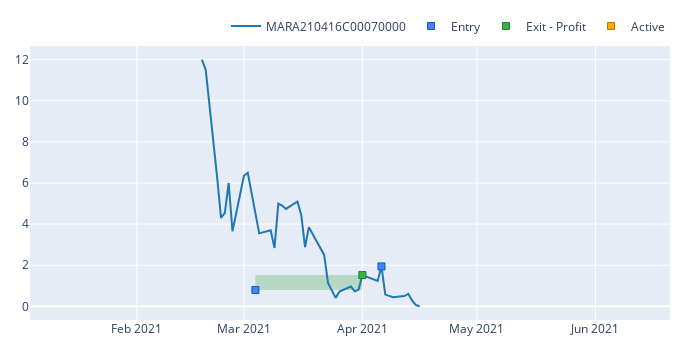
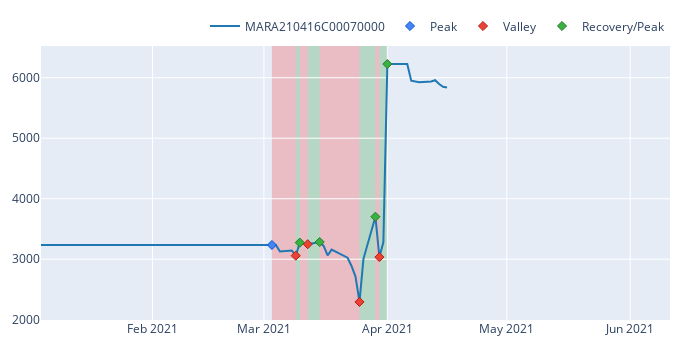
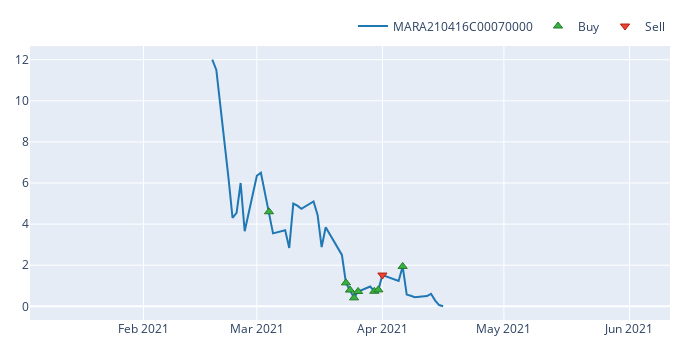
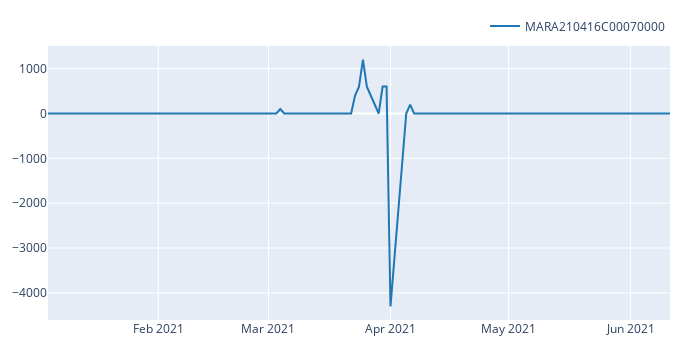

Notebook code for these charts, in order:
### Code cell
# get single cidx
# cidx = [i for i,c in enumerate(contracts) if 'AMC210528C00012000' in c][0]
# cidx = [i for i,c in enumerate(contracts) if 'AMC210521C00014000' in c][0]
# cidx = [i for i,c in enumerate(contracts) if 'BB210521C00011000' in c][0]
symbol = 'MARA210416C00070000' #'NUE210521C00085000'#'AAL210521C00025000'
cidx = [i for i,c in enumerate(contracts) if symbol in c][0]

# cidx = 172
portfolio.trades[contracts[cidx][:4]][contracts[cidx][-1]].plot().show()
# portfolio[contracts[cidx][:4]][contracts[cidx][-1]].cumulative_returns().vbt.plot().show()
portfolio[contracts[cidx][:4]][contracts[cidx][-1]].get_drawdowns().plot().show()
portfolio.orders[contracts[cidx][:4]][contracts[cidx][-1]].plot().show()
entry_exit_size_df[contracts[cidx][:4]][contracts[cidx][-1]].vbt.plot().show()

# portfolio.trades['expiration']['Call']['AMC']['2021-03-05']['AMC210305C00007000'].plot().show()
# portfolio['expiration']['Call']['AMC']['2021-03-05']['AMC210305C00007000'].cumulative_returns().vbt.plot()

### Figure 1 — Plotly figure (JSON) as saved in the notebook; plotly's stock layout.template omitted (floating-point values rounded to 4 significant figures)
{"data": [{"line": {"color": "#1f77b4"}, "name": "MARA210416C00070000", "showlegend": true, "type": "scatter", "uid": "66ef7dee-05f9-4c00-b624-519ed97f92fc", "x": ["2021-01-04T00:00:00", "2021-01-05T00:00:00", "2021-01-06T00:00:00", "2021-01-07T00:00:00", "2021-01-08T00:00:00", "2021-01-11T00:00:00", "2021-01-12T00:00:00", "2021-01-13T00:00:00", "2021-01-14T00:00:00", "2021-01-15T00:00:00", "2021-01-19T00:00:00", "2021-01-20T00:00:00", "2021-01-21T00:00:00", "2021-01-22T00:00:00", "2021-01-25T00:00:00", "2021-01-26T00:00:00", "2021-01-27T00:00:00", "2021-01-28T00:00:00", "2021-01-29T00:00:00", "2021-02-01T00:00:00", "2021-02-02T00:00:00", "2021-02-03T00:00:00", "2021-02-04T00:00:00", "2021-02-05T00:00:00", "2021-02-08T00:00:00", "2021-02-09T00:00:00", "2021-02-10T00:00:00", "2021-02-11T00:00:00", "2021-02-12T00:00:00", "2021-02-16T00:00:00", "2021-02-17T00:00:00", "2021-02-18T00:00:00", "2021-02-19T00:00:00", "2021-02-22T00:00:00", "2021-02-23T00:00:00", "2021-02-24T00:00:00", "2021-02-25T00:00:00", "2021-02-26T00:00:00", "2021-03-01T00:00:00", "2021-03-02T00:00:00", "2021-03-03T00:00:00", "2021-03-04T00:00:00", "2021-03-05T00:00:00", "2021-03-08T00:00:00", "2021-03-09T00:00:00", "2021-03-10T00:00:00", "2021-03-11T00:00:00", "2021-03-12T00:00:00", "2021-03-15T00:00:00", "2021-03-16T00:00:00", "2021-03-17T00:00:00", "2021-03-18T00:00:00", "2021-03-19T00:00:00", "2021-03-22T00:00:00", "2021-03-23T00:00:00", "2021-03-24T00:00:00", "2021-03-25T00:00:00", "2021-03-26T00:00:00", "2021-03-29T00:00:00", "2021-03-30T00:00:00", "2021-03-31T00:00:00", "2021-04-01T00:00:00", "2021-04-05T00:00:00", "2021-04-06T00:00:00", "2021-04-07T00:00:00", "2021-04-08T00:00:00", "2021-04-09T00:00:00", "2021-04-12T00:00:00", "2021-04-13T00:00:00", "2021-04-14T00:00:00", "2021-04-15T00:00:00", "2021-04-16T00:00:00", "2021-04-19T00:00:00", "2021-04-20T00:00:00", "2021-04-21T00:00:00", "2021-04-22T00:00:00", "2021-04-23T00:00:00", "2021-04-26T00:00:00", "2021-04-27T00:00:00", "2021-04-28T00:00:00", "2021-04-29T00:00:00", "2021-04-30T00:00:00", "2021-05-03T00:00:00", "2021-05-04T00:00:00", "2021-05-05T00:00:00", "2021-05-06T00:00:00", "2021-05-07T00:00:00", "2021-05-10T00:00:00", "2021-05-11T00:00:00", "2021-05-12T00:00:00", "2021-05-13T00:00:00", "2021-05-14T00:00:00", "2021-05-17T00:00:00", "2021-05-18T00:00:00", "2021-05-19T00:00:00", "2021-05-20T00:00:00", "2021-05-21T00:00:00", "2021-05-24T00:00:00", "2021-05-25T00:00:00", "2021-05-26T00:00:00", "2021-05-27T00:00:00", "2021-05-28T00:00:00", "2021-06-01T00:00:00", "2021-06-02T00:00:00", "2021-06-03T00:00:00", "2021-06-04T00:00:00", "2021-06-07T00:00:00", "2021-06-08T00:00:00", "2021-06-09T00:00:00", "2021-06-10T00:00:00", "2021-06-11T00:00:00"], "y": [null, null, null, null, null, null, null, null, null, null, null, null, null, null, null, null, null, null, null, null, null, null, null, null, null, null, null, null, null, null, null, 12, 11.5, 6.25, 4.3, 4.55, 6, 3.65, 6.35, 6.5, 5.55, 4.6, 3.55, 3.7, 2.84, 5, 4.9, 4.74, 5.1, 4.45, 2.88, 3.85, 3.51, 2.5, 1.14, 0.79, 0.41, 0.72, 0.96, 0.73, 0.8, 1.52, 1.23, 1.94, 0.57, 0.51, 0.44, 0.5, 0.61, 0.29, 0.06, 1e-05, null, null, null, null, null, null, null, null, null, null, null, null, null, null, null, null, null, null, null, null, null, null, null, null, null, null, null, null, null, null, null, null, null, null, null, null, null, null, null]}, {"customdata": [["58", "4100.0", "3.232", "Long", "58"], ["59", "200.0", "0.388", "Long", "59"]], "hovertemplate": "Trade Id: %{customdata[0]}<br>Date: %{x}<br>Avg. Price: %{y}<br>Size: %{customdata[1]:.6f}<br>Fees: %{customdata[2]:.6f}<br>Direction: %{customdata[3]}<br>Position Id: %{customdata[4]}", "marker": {"color": "#4285F4", "line": {"color": "rgb(11,84,205)", "width": 1}, "size": 7, "symbol": "square"}, "mode": "markers", "name": "Entry", "type": "scatter", "uid": "8e4ec570-993b-4d9c-8b18-1756c1d55b15", "x": ["2021-03-04T00:00:00", "2021-04-06T00:00:00"], "y": [0.7883, 1.94]}, {"customdata": [["58", "28 days 00:00:00", "4100.0", "6.232", "2990.536", "0.9252896039603961", "Long", "58"]], "hovertemplate": "Trade Id: %{customdata[0]}<br>Date: %{x}<br>Duration: %{customdata[1]}<br>Avg. Price: %{y}<br>Size: %{customdata[2]:.6f}<br>Fees: %{customdata[3]:.6f}<br>PnL: %{customdata[4]:.6f}<br>Return: %{customdata[5]:.2%}<br>Direction: %{customdata[6]}<br>Position Id: %{customdata[7]}", "marker": {"color": "#37B13F", "line": {"color": "rgb(38,123,44)", "width": 1}, "size": 7, "symbol": "square"}, "mode": "markers", "name": "Exit - Profit", "type": "scatter", "uid": "42e797d1-5337-49a1-8daf-2ec0c6eca56e", "x": ["2021-04-01T00:00:00"], "y": [1.52]}, {"customdata": [["59", "66 days 00:00:00", "200.0", "0.0", "nan", "nan", "Long", "59"]], "hovertemplate": "Trade Id: %{customdata[0]}<br>Date: %{x}<br>Duration: %{customdata[1]}<br>Avg. Price: %{y}<br>Size: %{customdata[2]:.6f}<br>Fees: %{customdata[3]:.6f}<br>PnL: %{customdata[4]:.6f}<br>Return: %{customdata[5]:.2%}<br>Direction: %{customdata[6]}<br>Position Id: %{customdata[7]}", "marker": {"color": "#FFAA00", "line": {"color": "rgb(178,118,0)", "width": 1}, "size": 7, "symbol": "square"}, "mode": "markers", "name": "Active", "type": "scatter", "uid": "29de5b56-b2f2-4de4-acf8-405e15e635ac", "x": ["2021-06-11T00:00:00"], "y": [null]}], "layout": {"height": 350, "legend": {"orientation": "h", "traceorder": "normal", "x": 1, "xanchor": "right", "y": 1.02, "yanchor": "bottom"}, "margin": {"b": 30, "l": 30, "r": 30, "t": 30}, "shapes": [{"fillcolor": "green", "layer": "below", "line": {"width": 0}, "opacity": 0.2, "type": "rect", "x0": "2021-03-04T00:00:00", "x1": "2021-04-01T00:00:00", "xref": "x", "y0": 0.7883, "y1": 1.52, "yref": "y"}], "width": 700}}

### Figure 2 — Plotly figure (JSON) as saved in the notebook; plotly's stock layout.template omitted (floating-point values rounded to 4 significant figures)
{"data": [{"line": {"color": "#1f77b4"}, "name": "MARA210416C00070000", "showlegend": true, "type": "scatter", "uid": "32b1d4f3-4b1e-421c-a9bf-db9f1526308e", "x": ["2021-01-04T00:00:00", "2021-01-05T00:00:00", "2021-01-06T00:00:00", "2021-01-07T00:00:00", "2021-01-08T00:00:00", "2021-01-11T00:00:00", "2021-01-12T00:00:00", "2021-01-13T00:00:00", "2021-01-14T00:00:00", "2021-01-15T00:00:00", "2021-01-19T00:00:00", "2021-01-20T00:00:00", "2021-01-21T00:00:00", "2021-01-22T00:00:00", "2021-01-25T00:00:00", "2021-01-26T00:00:00", "2021-01-27T00:00:00", "2021-01-28T00:00:00", "2021-01-29T00:00:00", "2021-02-01T00:00:00", "2021-02-02T00:00:00", "2021-02-03T00:00:00", "2021-02-04T00:00:00", "2021-02-05T00:00:00", "2021-02-08T00:00:00", "2021-02-09T00:00:00", "2021-02-10T00:00:00", "2021-02-11T00:00:00", "2021-02-12T00:00:00", "2021-02-16T00:00:00", "2021-02-17T00:00:00", "2021-02-18T00:00:00", "2021-02-19T00:00:00", "2021-02-22T00:00:00", "2021-02-23T00:00:00", "2021-02-24T00:00:00", "2021-02-25T00:00:00", "2021-02-26T00:00:00", "2021-03-01T00:00:00", "2021-03-02T00:00:00", "2021-03-03T00:00:00", "2021-03-04T00:00:00", "2021-03-05T00:00:00", "2021-03-08T00:00:00", "2021-03-09T00:00:00", "2021-03-10T00:00:00", "2021-03-11T00:00:00", "2021-03-12T00:00:00", "2021-03-15T00:00:00", "2021-03-16T00:00:00", "2021-03-17T00:00:00", "2021-03-18T00:00:00", "2021-03-19T00:00:00", "2021-03-22T00:00:00", "2021-03-23T00:00:00", "2021-03-24T00:00:00", "2021-03-25T00:00:00", "2021-03-26T00:00:00", "2021-03-29T00:00:00", "2021-03-30T00:00:00", "2021-03-31T00:00:00", "2021-04-01T00:00:00", "2021-04-05T00:00:00", "2021-04-06T00:00:00", "2021-04-07T00:00:00", "2021-04-08T00:00:00", "2021-04-09T00:00:00", "2021-04-12T00:00:00", "2021-04-13T00:00:00", "2021-04-14T00:00:00", "2021-04-15T00:00:00", "2021-04-16T00:00:00", "2021-04-19T00:00:00", "2021-04-20T00:00:00", "2021-04-21T00:00:00", "2021-04-22T00:00:00", "2021-04-23T00:00:00", "2021-04-26T00:00:00", "2021-04-27T00:00:00", "2021-04-28T00:00:00", "2021-04-29T00:00:00", "2021-04-30T00:00:00", "2021-05-03T00:00:00", "2021-05-04T00:00:00", "2021-05-05T00:00:00", "2021-05-06T00:00:00", "2021-05-07T00:00:00", "2021-05-10T00:00:00", "2021-05-11T00:00:00", "2021-05-12T00:00:00", "2021-05-13T00:00:00", "2021-05-14T00:00:00", "2021-05-17T00:00:00", "2021-05-18T00:00:00", "2021-05-19T00:00:00", "2021-05-20T00:00:00", "2021-05-21T00:00:00", "2021-05-24T00:00:00", "2021-05-25T00:00:00", "2021-05-26T00:00:00", "2021-05-27T00:00:00", "2021-05-28T00:00:00", "2021-06-01T00:00:00", "2021-06-02T00:00:00", "2021-06-03T00:00:00", "2021-06-04T00:00:00", "2021-06-07T00:00:00", "2021-06-08T00:00:00", "2021-06-09T00:00:00", "2021-06-10T00:00:00", "2021-06-11T00:00:00"], "y": [3235.0, 3235.0, 3235.0, 3235.0, 3235.0, 3235.0, 3235.0, 3235.0, 3235.0, 3235.0, 3235.0, 3235.0, 3235.0, 3235.0, 3235.0, 3235.0, 3235.0, 3235.0, 3235.0, 3235.0, 3235.0, 3235.0, 3235.0, 3235.0, 3235.0, 3235.0, 3235.0, 3235.0, 3235.0, 3235.0, 3235.0, 3235.0, 3235.0, 3235.0, 3235.0, 3235.0, 3235.0, 3235.0, 3235.0, 3235.0, 3235.0, 3235.0, 3130.0, 3145.0, 3059.0, 3275.0, 3265.0, 3249.0, 3285.0, 3220.0, 3063.0, 3160.0, 3126.0, 3025.0, 2888.0, 2713.0, 2294.0, 3007.0, 3703.0, 3035.0, 3280, 6226.0, 6226.0, 6225.0, 5951.0, 5939.0, 5925.0, 5937.0, 5959.0, 5895.0, 5849.0, 5837.0, null, null, null, null, null, null, null, null, null, null, null, null, null, null, null, null, null, null, null, null, null, null, null, null, null, null, null, null, null, null, null, null, null, null, null, null, null, null, null]}, {"customdata": [[0]], "hovertemplate": "Drawdown Id: %{customdata[0]}<br>Date: %{x}<br>Price: %{y}", "marker": {"color": "#4285F4", "line": {"color": "rgb(11,84,205)", "width": 1}, "size": 7, "symbol": "diamond"}, "mode": "markers", "name": "Peak", "type": "scatter", "uid": "6059e46a-bb4f-47b7-92ed-14a95bcd8461", "x": ["2021-03-03T00:00:00"], "y": [3235.0]}, {"customdata": [["0", "-0.054543229048179556", "6 days 00:00:00"], ["1", "-0.007939484031254695", "2 days 00:00:00"], ["2", "-0.3015192530866678", "10 days 00:00:00"], ["3", "-0.18024649749197788", "1 days 00:00:00"]], "hovertemplate": "Drawdown Id: %{customdata[0]}<br>Date: %{x}<br>Price: %{y}<br>Drawdown: %{customdata[1]:.2%}<br>Duration: %{customdata[2]}", "marker": {"color": "#EA4335", "line": {"color": "rgb(181,31,18)", "width": 1}, "size": 7, "symbol": "diamond"}, "mode": "markers", "name": "Valley", "type": "scatter", "uid": "68e67a0d-83e9-4866-8f75-be01a80480c5", "x": ["2021-03-09T00:00:00", "2021-03-12T00:00:00", "2021-03-25T00:00:00", "2021-03-30T00:00:00"], "y": [3059.0, 3249.0, 2294.0, 3035.0]}, {"customdata": [["0", "0.07061657423305824", "1 days 00:00:00"], ["1", "0.011081110031728911", "3 days 00:00:00"], ["2", "0.6139289994987687", "4 days 00:00:00"], ["3", "1.0509995124329596", "2 days 00:00:00"]], "hovertemplate": "Drawdown Id: %{customdata[0]}<br>Date: %{x}<br>Price: %{y}<br>Return: %{customdata[1]:.2%}<br>Duration: %{customdata[2]}", "marker": {"color": "#37B13F", "line": {"color": "rgb(38,123,44)", "width": 1}, "size": 7, "symbol": "diamond"}, "mode": "markers", "name": "Recovery/Peak", "type": "scatter", "uid": "bf0a145f-80dc-4731-80b1-539e8fe90778", "x": ["2021-03-10T00:00:00", "2021-03-15T00:00:00", "2021-03-29T00:00:00", "2021-04-01T00:00:00"], "y": [3275.0, 3285.0, 3703.0, 6226.0]}], "layout": {"height": 350, "legend": {"orientation": "h", "traceorder": "normal", "x": 1, "xanchor": "right", "y": 1.02, "yanchor": "bottom"}, "margin": {"b": 30, "l": 30, "r": 30, "t": 30}, "shapes": [{"fillcolor": "red", "layer": "below", "line": {"width": 0}, "opacity": 0.2, "type": "rect", "x0": "2021-03-03T00:00:00", "x1": "2021-03-09T00:00:00", "xref": "x", "y0": 0, "y1": 1, "yref": "paper"}, {"fillcolor": "red", "layer": "below", "line": {"width": 0}, "opacity": 0.2, "type": "rect", "x0": "2021-03-10T00:00:00", "x1": "2021-03-12T00:00:00", "xref": "x", "y0": 0, "y1": 1, "yref": "paper"}, {"fillcolor": "red", "layer": "below", "line": {"width": 0}, "opacity": 0.2, "type": "rect", "x0": "2021-03-15T00:00:00", "x1": "2021-03-25T00:00:00", "xref": "x", "y0": 0, "y1": 1, "yref": "paper"}, {"fillcolor": "red", "layer": "below", "line": {"width": 0}, "opacity": 0.2, "type": "rect", "x0": "2021-03-29T00:00:00", "x1": "2021-03-30T00:00:00", "xref": "x", "y0": 0, "y1": 1, "yref": "paper"}, {"fillcolor": "green", "layer": "below", "line": {"width": 0}, "opacity": 0.2, "type": "rect", "x0": "2021-03-09T00:00:00", "x1": "2021-03-10T00:00:00", "xref": "x", "y0": 0, "y1": 1, "yref": "paper"}, {"fillcolor": "green", "layer": "below", "line": {"width": 0}, "opacity": 0.2, "type": "rect", "x0": "2021-03-12T00:00:00", "x1": "2021-03-15T00:00:00", "xref": "x", "y0": 0, "y1": 1, "yref": "paper"}, {"fillcolor": "green", "layer": "below", "line": {"width": 0}, "opacity": 0.2, "type": "rect", "x0": "2021-03-25T00:00:00", "x1": "2021-03-29T00:00:00", "xref": "x", "y0": 0, "y1": 1, "yref": "paper"}, {"fillcolor": "green", "layer": "below", "line": {"width": 0}, "opacity": 0.2, "type": "rect", "x0": "2021-03-30T00:00:00", "x1": "2021-04-01T00:00:00", "xref": "x", "y0": 0, "y1": 1, "yref": "paper"}], "width": 700}}

### Figure 3 — Plotly figure (JSON) as saved in the notebook; plotly's stock layout.template omitted (floating-point values rounded to 4 significant figures)
{"data": [{"line": {"color": "#1f77b4"}, "name": "MARA210416C00070000", "showlegend": true, "type": "scatter", "uid": "dd5a5fac-0ceb-43fd-9a71-a8897612efd6", "x": ["2021-01-04T00:00:00", "2021-01-05T00:00:00", "2021-01-06T00:00:00", "2021-01-07T00:00:00", "2021-01-08T00:00:00", "2021-01-11T00:00:00", "2021-01-12T00:00:00", "2021-01-13T00:00:00", "2021-01-14T00:00:00", "2021-01-15T00:00:00", "2021-01-19T00:00:00", "2021-01-20T00:00:00", "2021-01-21T00:00:00", "2021-01-22T00:00:00", "2021-01-25T00:00:00", "2021-01-26T00:00:00", "2021-01-27T00:00:00", "2021-01-28T00:00:00", "2021-01-29T00:00:00", "2021-02-01T00:00:00", "2021-02-02T00:00:00", "2021-02-03T00:00:00", "2021-02-04T00:00:00", "2021-02-05T00:00:00", "2021-02-08T00:00:00", "2021-02-09T00:00:00", "2021-02-10T00:00:00", "2021-02-11T00:00:00", "2021-02-12T00:00:00", "2021-02-16T00:00:00", "2021-02-17T00:00:00", "2021-02-18T00:00:00", "2021-02-19T00:00:00", "2021-02-22T00:00:00", "2021-02-23T00:00:00", "2021-02-24T00:00:00", "2021-02-25T00:00:00", "2021-02-26T00:00:00", "2021-03-01T00:00:00", "2021-03-02T00:00:00", "2021-03-03T00:00:00", "2021-03-04T00:00:00", "2021-03-05T00:00:00", "2021-03-08T00:00:00", "2021-03-09T00:00:00", "2021-03-10T00:00:00", "2021-03-11T00:00:00", "2021-03-12T00:00:00", "2021-03-15T00:00:00", "2021-03-16T00:00:00", "2021-03-17T00:00:00", "2021-03-18T00:00:00", "2021-03-19T00:00:00", "2021-03-22T00:00:00", "2021-03-23T00:00:00", "2021-03-24T00:00:00", "2021-03-25T00:00:00", "2021-03-26T00:00:00", "2021-03-29T00:00:00", "2021-03-30T00:00:00", "2021-03-31T00:00:00", "2021-04-01T00:00:00", "2021-04-05T00:00:00", "2021-04-06T00:00:00", "2021-04-07T00:00:00", "2021-04-08T00:00:00", "2021-04-09T00:00:00", "2021-04-12T00:00:00", "2021-04-13T00:00:00", "2021-04-14T00:00:00", "2021-04-15T00:00:00", "2021-04-16T00:00:00", "2021-04-19T00:00:00", "2021-04-20T00:00:00", "2021-04-21T00:00:00", "2021-04-22T00:00:00", "2021-04-23T00:00:00", "2021-04-26T00:00:00", "2021-04-27T00:00:00", "2021-04-28T00:00:00", "2021-04-29T00:00:00", "2021-04-30T00:00:00", "2021-05-03T00:00:00", "2021-05-04T00:00:00", "2021-05-05T00:00:00", "2021-05-06T00:00:00", "2021-05-07T00:00:00", "2021-05-10T00:00:00", "2021-05-11T00:00:00", "2021-05-12T00:00:00", "2021-05-13T00:00:00", "2021-05-14T00:00:00", "2021-05-17T00:00:00", "2021-05-18T00:00:00", "2021-05-19T00:00:00", "2021-05-20T00:00:00", "2021-05-21T00:00:00", "2021-05-24T00:00:00", "2021-05-25T00:00:00", "2021-05-26T00:00:00", "2021-05-27T00:00:00", "2021-05-28T00:00:00", "2021-06-01T00:00:00", "2021-06-02T00:00:00", "2021-06-03T00:00:00", "2021-06-04T00:00:00", "2021-06-07T00:00:00", "2021-06-08T00:00:00", "2021-06-09T00:00:00", "2021-06-10T00:00:00", "2021-06-11T00:00:00"], "y": [null, null, null, null, null, null, null, null, null, null, null, null, null, null, null, null, null, null, null, null, null, null, null, null, null, null, null, null, null, null, null, 12, 11.5, 6.25, 4.3, 4.55, 6, 3.65, 6.35, 6.5, 5.55, 4.6, 3.55, 3.7, 2.84, 5, 4.9, 4.74, 5.1, 4.45, 2.88, 3.85, 3.51, 2.5, 1.14, 0.79, 0.41, 0.72, 0.96, 0.73, 0.8, 1.52, 1.23, 1.94, 0.57, 0.51, 0.44, 0.5, 0.61, 0.29, 0.06, 1e-05, null, null, null, null, null, null, null, null, null, null, null, null, null, null, null, null, null, null, null, null, null, null, null, null, null, null, null, null, null, null, null, null, null, null, null, null, null, null, null]}, {"customdata": [[114, 100, 0.46], [115, 400, 0.456], [116, 600, 0.474], [117, 1200, 0.492], [118, 600, 0.432], [119, 600, 0.438], [120, 600, 0.48], [122, 200, 0.388]], "hovertemplate": "Order Id: %{customdata[0]}<br>Date: %{x}<br>Price: %{y}<br>Size: %{customdata[1]:.6f}<br>Fees: %{customdata[2]:.6f}", "marker": {"color": "#37B13F", "line": {"color": "rgb(38,123,44)", "width": 1}, "size": 8, "symbol": "triangle-up"}, "mode": "markers", "name": "Buy", "type": "scatter", "uid": "3915cc7f-a167-45c4-9471-81909d3c2902", "x": ["2021-03-04T00:00:00", "2021-03-23T00:00:00", "2021-03-24T00:00:00", "2021-03-25T00:00:00", "2021-03-26T00:00:00", "2021-03-30T00:00:00", "2021-03-31T00:00:00", "2021-04-06T00:00:00"], "y": [4.6, 1.14, 0.79, 0.41, 0.72, 0.73, 0.8, 1.94]}, {"customdata": [[121, 4100, 6.232]], "hovertemplate": "Order Id: %{customdata[0]}<br>Date: %{x}<br>Price: %{y}<br>Size: %{customdata[1]:.6f}<br>Fees: %{customdata[2]:.6f}", "marker": {"color": "#EA4335", "line": {"color": "rgb(181,31,18)", "width": 1}, "size": 8, "symbol": "triangle-down"}, "mode": "markers", "name": "Sell", "type": "scatter", "uid": "750caf7a-25eb-4fba-9e05-eb041a995a8b", "x": ["2021-04-01T00:00:00"], "y": [1.52]}], "layout": {"height": 350, "legend": {"orientation": "h", "traceorder": "normal", "x": 1, "xanchor": "right", "y": 1.02, "yanchor": "bottom"}, "margin": {"b": 30, "l": 30, "r": 30, "t": 30}, "width": 700}}

### Figure 4 — Plotly figure (JSON) as saved in the notebook; plotly's stock layout.template omitted (floating-point values rounded to 4 significant figures)
{"data": [{"name": "MARA210416C00070000", "showlegend": true, "type": "scatter", "uid": "8c0f8d50-63f3-4f96-9de6-66f145cd7d62", "x": ["2021-01-04T00:00:00", "2021-01-05T00:00:00", "2021-01-06T00:00:00", "2021-01-07T00:00:00", "2021-01-08T00:00:00", "2021-01-11T00:00:00", "2021-01-12T00:00:00", "2021-01-13T00:00:00", "2021-01-14T00:00:00", "2021-01-15T00:00:00", "2021-01-19T00:00:00", "2021-01-20T00:00:00", "2021-01-21T00:00:00", "2021-01-22T00:00:00", "2021-01-25T00:00:00", "2021-01-26T00:00:00", "2021-01-27T00:00:00", "2021-01-28T00:00:00", "2021-01-29T00:00:00", "2021-02-01T00:00:00", "2021-02-02T00:00:00", "2021-02-03T00:00:00", "2021-02-04T00:00:00", "2021-02-05T00:00:00", "2021-02-08T00:00:00", "2021-02-09T00:00:00", "2021-02-10T00:00:00", "2021-02-11T00:00:00", "2021-02-12T00:00:00", "2021-02-16T00:00:00", "2021-02-17T00:00:00", "2021-02-18T00:00:00", "2021-02-19T00:00:00", "2021-02-22T00:00:00", "2021-02-23T00:00:00", "2021-02-24T00:00:00", "2021-02-25T00:00:00", "2021-02-26T00:00:00", "2021-03-01T00:00:00", "2021-03-02T00:00:00", "2021-03-03T00:00:00", "2021-03-04T00:00:00", "2021-03-05T00:00:00", "2021-03-08T00:00:00", "2021-03-09T00:00:00", "2021-03-10T00:00:00", "2021-03-11T00:00:00", "2021-03-12T00:00:00", "2021-03-15T00:00:00", "2021-03-16T00:00:00", "2021-03-17T00:00:00", "2021-03-18T00:00:00", "2021-03-19T00:00:00", "2021-03-22T00:00:00", "2021-03-23T00:00:00", "2021-03-24T00:00:00", "2021-03-25T00:00:00", "2021-03-26T00:00:00", "2021-03-29T00:00:00", "2021-03-30T00:00:00", "2021-03-31T00:00:00", "2021-04-01T00:00:00", "2021-04-05T00:00:00", "2021-04-06T00:00:00", "2021-04-07T00:00:00", "2021-04-08T00:00:00", "2021-04-09T00:00:00", "2021-04-12T00:00:00", "2021-04-13T00:00:00", "2021-04-14T00:00:00", "2021-04-15T00:00:00", "2021-04-16T00:00:00", "2021-04-19T00:00:00", "2021-04-20T00:00:00", "2021-04-21T00:00:00", "2021-04-22T00:00:00", "2021-04-23T00:00:00", "2021-04-26T00:00:00", "2021-04-27T00:00:00", "2021-04-28T00:00:00", "2021-04-29T00:00:00", "2021-04-30T00:00:00", "2021-05-03T00:00:00", "2021-05-04T00:00:00", "2021-05-05T00:00:00", "2021-05-06T00:00:00", "2021-05-07T00:00:00", "2021-05-10T00:00:00", "2021-05-11T00:00:00", "2021-05-12T00:00:00", "2021-05-13T00:00:00", "2021-05-14T00:00:00", "2021-05-17T00:00:00", "2021-05-18T00:00:00", "2021-05-19T00:00:00", "2021-05-20T00:00:00", "2021-05-21T00:00:00", "2021-05-24T00:00:00", "2021-05-25T00:00:00", "2021-05-26T00:00:00", "2021-05-27T00:00:00", "2021-05-28T00:00:00", "2021-06-01T00:00:00", "2021-06-02T00:00:00", "2021-06-03T00:00:00", "2021-06-04T00:00:00", "2021-06-07T00:00:00", "2021-06-08T00:00:00", "2021-06-09T00:00:00", "2021-06-10T00:00:00", "2021-06-11T00:00:00"], "y": [0, 0, 0, 0, 0, 0, 0, 0, 0, 0, 0, 0, 0, 0, 0, 0, 0, 0, 0, 0, 0, 0, 0, 0, 0, 0, 0, 0, 0, 0, 0, 0, 0, 0, 0, 0, 0, 0, 0, 0, 0, 100, 0, 0, 0, 0, 0, 0, 0, 0, 0, 0, 0, 0, 400, 600, 1200, 600, 0, 600, 600, -4300, 0, 200, 0, 0, 0, 0, 0, 0, 0, 0, 0, 0, 0, 0, 0, 0, 0, 0, 0, 0, 0, 0, 0, 0, 0, 0, 0, 0, 0, 0, 0, 0, 0, 0, 0, 0, 0, 0, 0, 0, 0, 0, 0, 0, 0, 0, 0, 0, 0]}], "layout": {"height": 350, "legend": {"orientation": "h", "traceorder": "normal", "x": 1, "xanchor": "right", "y": 1.02, "yanchor": "bottom"}, "margin": {"b": 30, "l": 30, "r": 30, "t": 30}, "width": 700}}
